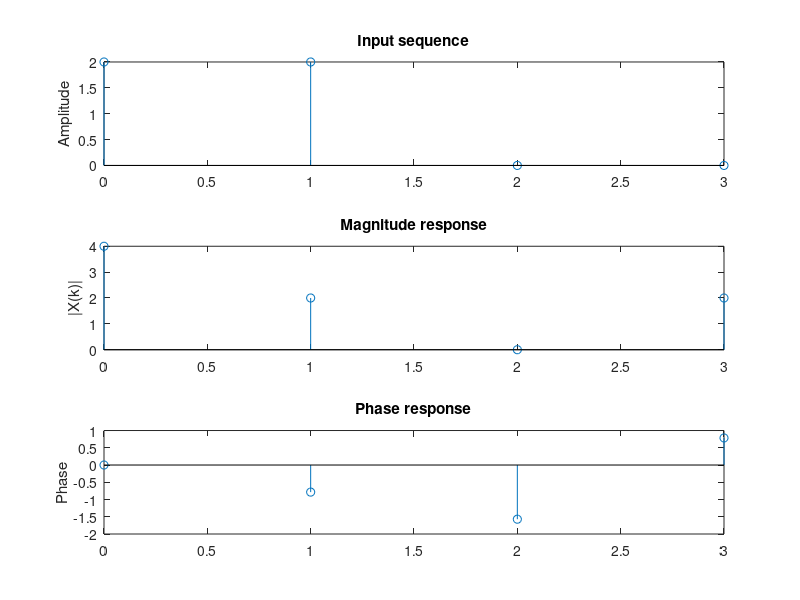

Write MATLAB code to recreate this figure.
x = [2 2 0 0];
N = length(x);
X = zeros(4,1)
for k = 0:N-1
    for n = 0:N-1
        X(k+1) = X(k+1) + x(n+1)*exp(-j*pi/2*n*k);
    end
end

t = 0:N-1
subplot(311)
stem(t,x);
ylabel('Amplitude');
title('Input sequence')

subplot(312)
stem(t,X)
ylabel('|X(k)|');
title('Magnitude response')

subplot(313)
stem(t,angle(X))
ylabel('Phase');
title('Phase response')

X         % to check |X(k)|
%angle(X)  to check phase